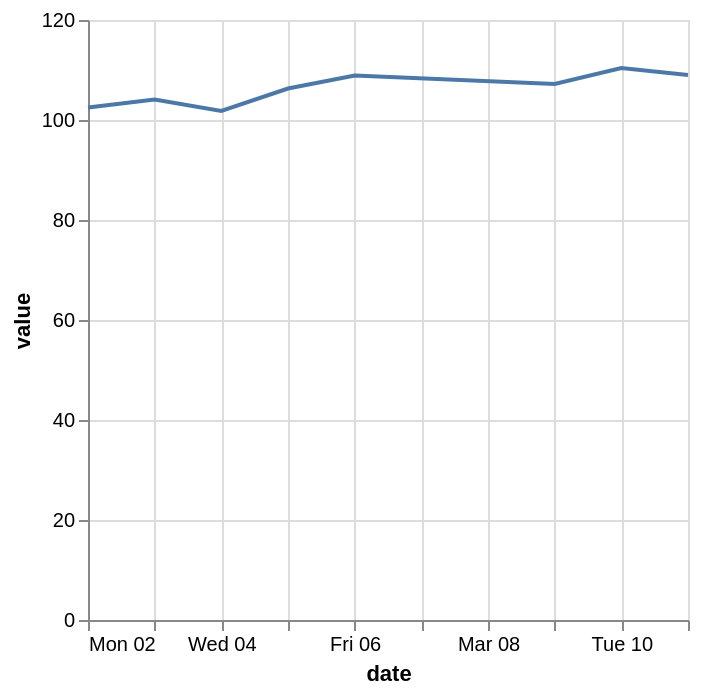

The Vega-Lite source for this figure:
### Vega-Lite specification from a JSON file in a GitHub repository (floating-point values rounded to 4 significant figures)
{"$schema": "https://vega.github.io/schema/vega-lite/v6.json", "data": {"values": [{"date": "2026-03-02", "value": 102.5}, {"date": "2026-03-03", "value": 104.1}, {"date": "2026-03-04", "value": 101.8}, {"date": "2026-03-05", "value": 106.3}, {"date": "2026-03-06", "value": 108.9}, {"date": "2026-03-09", "value": 107.2}, {"date": "2026-03-10", "value": 110.4}, {"date": "2026-03-11", "value": 109.0}]}, "description": "A temporal line.", "encoding": {"x": {"field": "date", "type": "temporal"}, "y": {"field": "value", "type": "quantitative"}}, "mark": "line", "usermeta": {"eas": {"standin_ratio": 0.0301, "threshold": 0.06}}}
